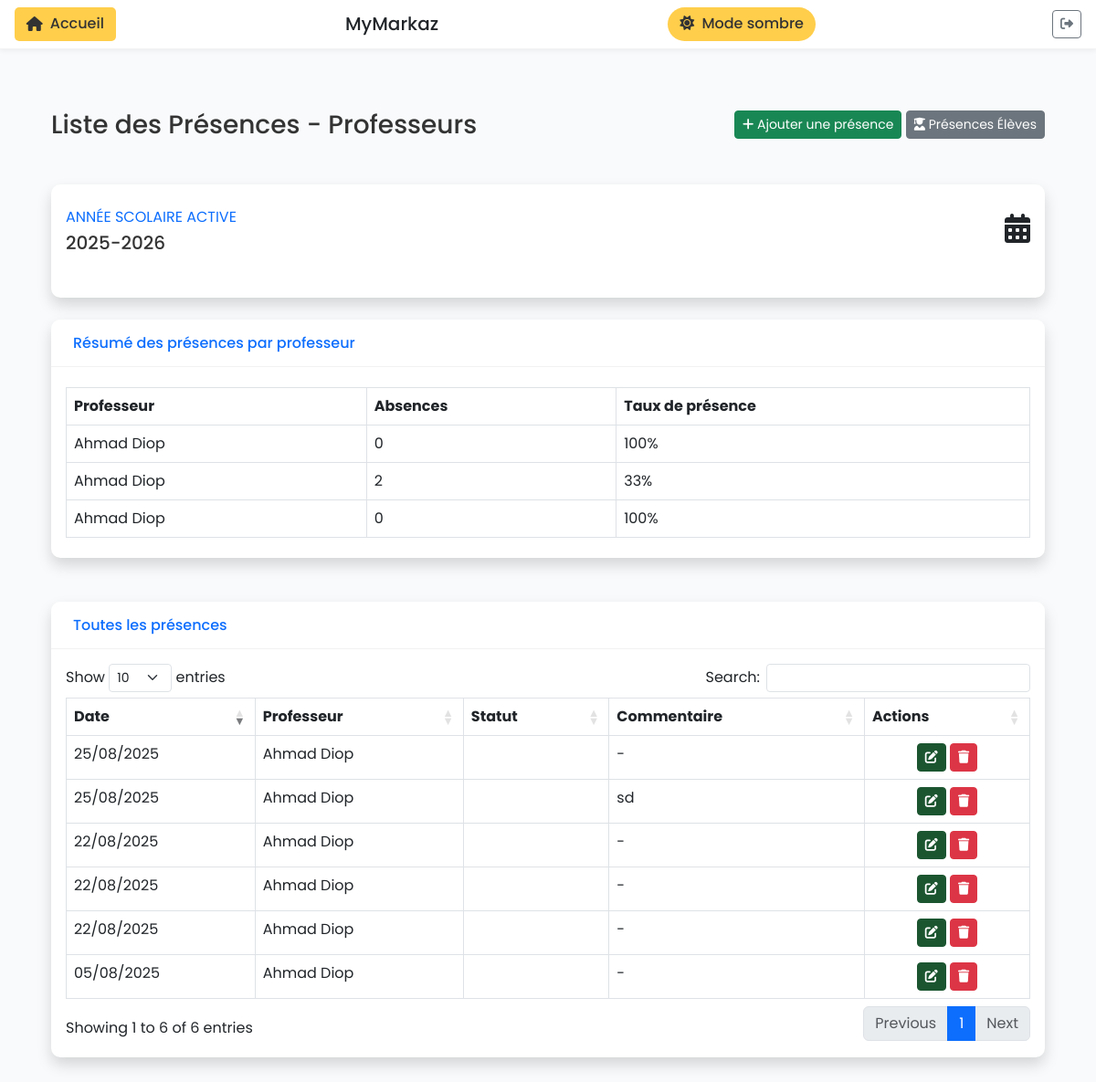
The page /presences/professeurs/ (signed in) on the database its author committed.
### ecole_app/models.py (models this page shows, shortened)
class SiteConfig(models.Model):
    key = models.CharField(max_length=50, unique=True)
    value = models.CharField(max_length=255, default='default')
    @classmethod
    def get_site_name(cls):
        site_config = cls.objects.filter(key='site_name').first()
        return site_config.value if site_config else 'École Markaz'
    class Meta:
        verbose_name = "Configuration du site"
        verbose_name_plural = "Configurations du site"

class AnneeScolaire(models.Model):
    composante = models.ForeignKey(Composante, on_delete=models.CASCADE, related_name='annees_scolaires', null=True, blank=True)
    nom = models.CharField(max_length=100, help_text="Exemple: 2024-2025")
    date_debut = models.DateField()
    date_fin = models.DateField()
    active = models.BooleanField(default=False)
    date_creation = models.DateTimeField(auto_now_add=True)
    class Meta:
        verbose_name = "Année scolaire"
        verbose_name_plural = "Années scolaires"

class Professeur(models.Model):
    composantes = models.ManyToManyField(Composante, related_name='professeurs', blank=True, help_text="Composantes où enseigne ce professeur")
    user = models.OneToOneField(User, on_delete=models.CASCADE, null=True, blank=True, related_name='professeur')
    nom = models.CharField(max_length=100)
    email = models.EmailField(blank=True, null=True)
    telephone = models.CharField(max_length=20, blank=True, null=True)
    mot_de_passe_en_clair = models.CharField(max_length=100, blank=True, null=True, help_text="Mot de passe en clair (non sécurisé)")
    indemnisation = models.DecimalField(max_digits=10, decimal_places=2, default=0.0, help_text="Indemnisation mensuelle")
    date_creation = models.DateTimeField(auto_now_add=True)
    class Meta:
        verbose_name = "Professeur"
        verbose_name_plural = "Professeurs"

class PresenceProfesseur(models.Model):
    composante = models.ForeignKey(Composante, on_delete=models.CASCADE, related_name='presences_professeurs', null=True, blank=True)
    professeur = models.ForeignKey(Professeur, on_delete=models.CASCADE, related_name='presences')
    date = models.DateField()
    creneau = models.ForeignKey(Creneau, on_delete=models.SET_NULL, null=True, blank=True, related_name='presences_professeurs')
    present = models.BooleanField(default=True)
    justifie = models.BooleanField(default=False)
    commentaire = models.TextField(blank=True)
    date_creation = models.DateTimeField(auto_now_add=True)
    class Meta:
        verbose_name = "Présence professeur"
        verbose_name_plural = "Présences professeurs"
        unique_together = ['professeur', 'date', 'creneau']

### ecole_app/views_presence.py (the view)
# urls.py: path('presences/professeurs/', views_presence.liste_presences_professeurs, name='liste_presences_professeurs'),
@login_required
def liste_presences_professeurs(request):
    annee_active = AnneeScolaire.objects.filter(active=True).first()
    presences = PresenceProfesseur.objects.select_related('professeur')
    presences = presences.order_by('-date')
    presences_par_professeur = presences.values('professeur__id', 'professeur__nom').annotate(
        count_present=Count('id', filter=Q(present=True)),
        count_absent=Count('id', filter=Q(present=False))
    )
    context = {
        'presences': presences,
        'presences_par_professeur': presences_par_professeur,
        'annee_active': annee_active,
    }
    return render(request, 'ecole_app/presences/liste_professeurs.html', context)

### ecole_app/context_processors.py (called while the page is built)
def site_name(request):
    return {
        'site_name': SiteConfig.get_site_name()
    }

### ecole_app/templates/ecole_app/presences/liste_professeurs.html (shortened to what this page needs)
{% extends 'ecole_app/base.html' %}
{% block content %}
<div class="container-fluid">
    <div class="d-sm-flex align-items-center justify-content-between mb-4">
        <h1 class="h3 mb-0 text-gray-800">Liste des Présences - Professeurs</h1>
        <div>
            <a href="{% url 'ajouter_presence_professeur' %}" class="btn btn-success btn-sm" title="Ajouter une présence" aria-label="Ajouter une présence">
                <i class="fas fa-plus" aria-hidden="true"></i> Ajouter une présence
            </a>
            <a href="{% url 'liste_presences_eleves' %}" class="btn btn-secondary btn-sm" title="Présences Élèves" aria-label="Présences Élèves">
                <i class="fas fa-user-graduate" aria-hidden="true"></i> Présences Élèves
            </a>
        </div>
    </div>
    <div class="row mb-4">
        <div class="col-12">
            <div class="card shadow h-100 py-2">
                <div class="card-body">
                    {% if annee_active %}
                    <div class="row no-gutters align-items-center">
                        <div class="col mr-2">
                            <div class="text-xs font-weight-bold text-primary text-uppercase mb-1">
                                Année scolaire active</div>
                            <div class="h5 mb-0 font-weight-bold text-gray-800">{{ annee_active.nom }}</div>
                        </div>
                        <div class="col-auto">
                            <i class="fas fa-calendar-alt fa-2x text-gray-300"></i>
                        </div>
                    </div>
                    {% endif %}
                </div>
            </div>
        </div>
    </div>
    <div class="row mb-4">
        <div class="col-12">
            <div class="card shadow mb-4">
                <div class="card-header py-3 d-flex flex-row align-items-center justify-content-between">
                    <h6 class="m-0 font-weight-bold text-primary">Résumé des présences par professeur</h6>
                </div>
                <div class="card-body">
                    <div class="table-responsive">
                        <table class="table table-bordered" id="dataTableResume" width="100%" cellspacing="0">
                            <thead>
                                <tr>
                                    <th>Professeur</th>
                                    <th>Absences</th>
                                    <th>Taux de présence</th>
                                </tr>
                            </thead>
                            <tbody>
                                {% for resume in presences_par_professeur %}
                                <tr>
                                    <td>{{ resume.professeur__nom }}</td>
                                    <td>{{ resume.count_absent }}</td>
                                    <td>
                                        {% if resume.count_present|add:resume.count_absent > 0 %}
                                            {% widthratio resume.count_present resume.count_present|add:resume.count_absent 100 %}%
                                        {% else %}
                                            N/A
                                        {% endif %}
                                    </td>
                                </tr>
                                {% endfor %}
                            </tbody>
                        </table>
                    </div>
                </div>
            </div>
        </div>
    </div>
    <div class="row">
        <div class="col-12">
            <div class="card shadow mb-4">
                <div class="card-header py-3 d-flex flex-row align-items-center justify-content-between">
                    <h6 class="m-0 font-weight-bold text-primary">Toutes les présences</h6>
                </div>
                <div class="card-body">
                    <div class="table-responsive">
                        <table class="table table-bordered" id="dataTable" width="100%" cellspacing="0">
                            <thead>
                                <tr>
                                    <th>Date</th>
                                    <th>Professeur</th>
                                    <th>Statut</th>
                                    <th>Commentaire</th>
                                    <th>Actions</th>
                                </tr>
                            </thead>
                            <tbody>
                                {% for presence in presences %}
                                <tr>
                                    <td>{{ presence.date|date:"d/m/Y" }}</td>
                                    <td>{{ presence.professeur.nom }}</td>
                                    <td>
                                        {% if presence.present %}
                                            <span class="badge badge-success">Présent</span>
                                        {% else %}
                                            <span class="badge badge-danger">Absent</span>
                                        {% endif %}
                                    </td>
                                    <td>{{ presence.commentaire|default:"-" }}</td>
                                    <td class="text-center">
                                        <a href="{% url 'modifier_presence_professeur' presence.id %}" class="btn btn-primary btn-sm" title="Modifier" aria-label="Modifier">
                                            <i class="fas fa-edit" aria-hidden="true"></i>
                                        </a>
                                        <a href="{% url 'supprimer_presence_professeur' presence.id %}" class="btn btn-danger btn-sm" title="Supprimer" aria-label="Supprimer">
                                            <i class="fas fa-trash" aria-hidden="true"></i>
                                        </a>
                                    </td>
                                </tr>
                                {% empty %}
                                <tr>
                                    <td colspan="5" class="text-center">Aucune présence enregistrée pour le moment.</td>
                                </tr>
                                {% endfor %}
                            </tbody>
                        </table>
                    </div>
                </div>
            </div>
        </div>
    </div>
</div>
{% endblock %}

### ecole_app/templates/ecole_app/base.html (shortened to what this page needs)
<!DOCTYPE html>
<html lang="fr">
<head>
    <link href="https://cdn.jsdelivr.net/npm/bootstrap@5.3.0/dist/css/bootstrap.min.css" rel="stylesheet">
    <link rel="stylesheet" href="https://cdnjs.cloudflare.com/ajax/libs/font-awesome/6.4.0/css/all.min.css">
    {% load static %}
    <link href="{% static 'ecole_app/css/composante.css' %}" rel="stylesheet">
    <link href="{% static 'ecole_app/css/custom-styles.css' %}" rel="stylesheet">
</head>
<body>
    <div class="top-nav fixed-top">
        {% if request.user.professeur %}
        <a href="{% url 'dashboard_professeur' %}" class="back-button">
            <i class="fas fa-home"></i> Accueil
        </a>
        {% elif request.user.eleve %}
        <a href="{% url 'dashboard_eleve' %}" class="back-button">
            <i class="fas fa-home"></i> Accueil
        </a>
        {% else %}
        <a href="{% url 'dashboard' %}" class="back-button">
            <i class="fas fa-home"></i> Accueil
        </a>
        {% endif %}
        <h5 class="mb-0 d-flex align-items-center" style="gap: 0.5rem;">
            {{ site_name }}
        </h5>
        <button class="mode-toggle" id="toggleDarkMode">
            <i class="fas fa-sun me-1"></i> Mode sombre
        </button>
        {% if request.user.is_authenticated %}
        <a href="{% url 'logout' %}" class="btn btn-sm btn-outline-secondary ms-2" title="Déconnexion">
            <i class="fas fa-sign-out-alt"></i>
        </a>
        {% endif %}
    </div>
    <div class="container-fluid">
        <div class="row">
            <main class="col-12 px-md-4 main-content">
                <div class="dashboard-header">
                </div>
                <div class="content">
                    {% block content %}{% endblock %}
                </div>
            </main>
        </div>
    </div>
    <link rel="stylesheet" type="text/css" href="https://cdn.datatables.net/1.10.24/css/dataTables.bootstrap5.min.css">
</body>
</html>

### ecole_app/static/ecole_app/css/custom-styles.css (style rules this page uses)
.text-gray-800 { color: #333333 !important; }

### ecole_app/templates/ecole_app/base.html (style rules this page uses)
:root { --primary-green: #1b5530; --light-green: #22693c; --yellow-accent: #ffce4b; --text-light: #ffffff; --bg-light: #f8fafb; }
body { font-family: 'Poppins', sans-serif; background-color: var(--bg-light); }
.content { padding: 20px; }
.dashboard-header { margin-bottom: 2rem; display: flex; justify-content: space-between; align-items: center; }
.card { border: none; border-radius: 10px; box-shadow: 0 2px 8px rgba(0,0,0,0.08); margin-bottom: 1.5rem; }
.card-header { background-color: white; border-bottom: 1px solid rgba(0,0,0,0.05); padding: 1rem 1.5rem; font-weight: 600; border-radius: 10px 10px 0 0 !important; }
.btn-primary { background-color: var(--primary-green); border-color: var(--primary-green); }
.top-nav { background-color: white; padding: 0.5rem 1rem; display: flex; justify-content: space-between; align-items: center; border-bottom: 1px solid rgba(0,0,0,0.05); box-shadow: 0 2px 5px rgba(0,0,0,0.05); }
.main-content { margin-top: 60px; }
.mode-toggle { background-color: var(--yellow-accent); color: #333; border: none; padding: 0.4rem 0.8rem; border-radius: 20px; font-weight: 500; }
.back-button { background-color: var(--yellow-accent); color: #333; border: none; padding: 0.4rem 0.8rem; border-radius: 5px; font-weight: 500; text-decoration: none; display: inline-flex; align-items: center; gap: 0.5rem; }

### rows shown on the page
SiteConfig: value "MyMarkaz"
AnneeScolaire: nom "2025-2026"
Professeur: professeur__nom "Ahmad Diop", count_absent "0", count_present "100", count_absent "2", count_present "33"
PresenceProfesseur: date "25/08/2025", professeur.nom "Ahmad Diop", commentaire "-"
PresenceProfesseur: date "25/08/2025", professeur.nom "Ahmad Diop", commentaire "sd"
PresenceProfesseur: date "22/08/2025", professeur.nom "Ahmad Diop", commentaire "-"
PresenceProfesseur: date "22/08/2025", professeur.nom "Ahmad Diop", commentaire "-"
PresenceProfesseur: date "22/08/2025", professeur.nom "Ahmad Diop", commentaire "-"
PresenceProfesseur: date "05/08/2025", professeur.nom "Ahmad Diop", commentaire "-"
